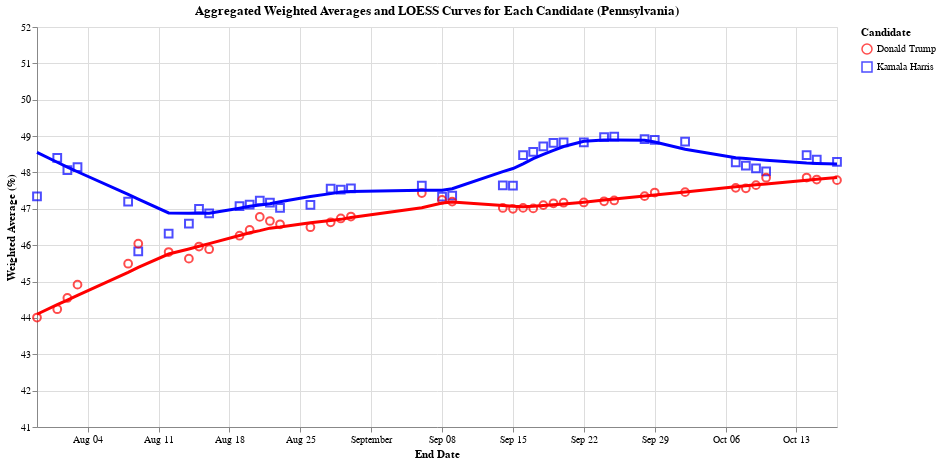

Notebook code cell kept with this figure:
### Code cell
import altair as alt

# Aggregating the average for groupby 'end_date' and 'candidate_name'
df_aggregated = df_weighted_averages.groupby(['end_date', 'candidate_name']).agg({
    'weighted_average_pct': 'mean'
}).reset_index().sort_values(by='end_date',ascending=False)
print('Pennsylvania')
print(df_aggregated.head(10))
# Define the custom color scale for the candidates
color_scale = alt.Scale(domain=['Kamala Harris', 'Donald Trump'], range=['blue', 'red'])

# Scatter plot with distinct shapes for each candidate
scatter = alt.Chart(df_aggregated).mark_point(size=60).encode(
    x=alt.X('end_date:T', title='End Date'),
    y=alt.Y('weighted_average_pct:Q', title='Weighted Average (%)', scale=alt.Scale(domain=[41, 52])),  # Restricted vertical axis
    color=alt.Color('candidate_name:N', scale=color_scale, title='Candidate'),  # Custom color scale for candidates
    shape=alt.Shape('candidate_name:N', title='Candidate'),  # Different shapes for each candidate
    tooltip=[alt.Tooltip('end_date:T', title='Date'), alt.Tooltip('candidate_name:N', title='Candidate'), alt.Tooltip('weighted_average_pct:Q', title='Weighted Average (%)')]
).properties(
    width=800,
    height=400
)

# LOESS smoothing for each candidate, applied to the aggregated data
loess = alt.Chart(df_aggregated).transform_loess(
    'end_date', 'weighted_average_pct', groupby=['candidate_name']
).mark_line(size=3).encode(
    x='end_date:T',
    y=alt.Y('weighted_average_pct:Q', title='Weighted Average (%)'),
    color=alt.Color('candidate_name:N', scale=color_scale, title='Candidate'),  # Custom color scale for candidates
    tooltip=[alt.Tooltip('candidate_name:N', title='Candidate'), alt.Tooltip('end_date:T', title='Date'), alt.Tooltip('weighted_average_pct:Q', title='Smoothed Average (%)')]
)

# Layer scatter plot and LOESS smoothing
final_chart = alt.layer(scatter, loess).properties(
    title="Aggregated Weighted Averages and LOESS Curves for Each Candidate (Pennsylvania)"
)

# Display the final chart
final_chart.display()

### Figure 1 — Vega-Lite specification as saved in the notebook (floating-point values rounded to 4 significant figures)
{"config": {"view": {"continuousWidth": 300, "continuousHeight": 300}}, "layer": [{"mark": {"type": "point", "size": 60}, "encoding": {"color": {"field": "candidate_name", "scale": {"domain": ["Kamala Harris", "Donald Trump"], "range": ["blue", "red"]}, "title": "Candidate", "type": "nominal"}, "shape": {"field": "candidate_name", "title": "Candidate", "type": "nominal"}, "tooltip": [{"field": "end_date", "title": "Date", "type": "temporal"}, {"field": "candidate_name", "title": "Candidate", "type": "nominal"}, {"field": "weighted_average_pct", "title": "Weighted Average (%)", "type": "quantitative"}], "x": {"field": "end_date", "title": "End Date", "type": "temporal"}, "y": {"field": "weighted_average_pct", "scale": {"domain": [41, 52]}, "title": "Weighted Average (%)", "type": "quantitative"}}}, {"mark": {"type": "line", "size": 3}, "encoding": {"color": {"field": "candidate_name", "scale": {"domain": ["Kamala Harris", "Donald Trump"], "range": ["blue", "red"]}, "title": "Candidate", "type": "nominal"}, "tooltip": [{"field": "candidate_name", "title": "Candidate", "type": "nominal"}, {"field": "end_date", "title": "Date", "type": "temporal"}, {"field": "weighted_average_pct", "title": "Smoothed Average (%)", "type": "quantitative"}], "x": {"field": "end_date", "type": "temporal"}, "y": {"field": "weighted_average_pct", "title": "Weighted Average (%)", "type": "quantitative"}}, "transform": [{"loess": "weighted_average_pct", "on": "end_date", "groupby": ["candidate_name"]}]}], "data": {"name": "data-fc5361faceef6e17940938ddd141a70a"}, "height": 400, "title": "Aggregated Weighted Averages and LOESS Curves for Each Candidate (Pennsylvania)", "width": 800, "$schema": "https://vega.github.io/schema/vega-lite/v5.20.1.json", "datasets": {"data-fc5361faceef6e17940938ddd141a70a": [{"end_date": "2024-10-17T00:00:00", "candidate_name": "Kamala Harris", "weighted_average_pct": 48.29}, {"end_date": "2024-10-17T00:00:00", "candidate_name": "Donald Trump", "weighted_average_pct": 47.79}, {"end_date": "2024-10-15T00:00:00", "candidate_name": "Kamala Harris", "weighted_average_pct": 48.35}, {"end_date": "2024-10-15T00:00:00", "candidate_name": "Donald Trump", "weighted_average_pct": 47.81}, {"end_date": "2024-10-14T00:00:00", "candidate_name": "Kamala Harris", "weighted_average_pct": 48.48}, {"end_date": "2024-10-14T00:00:00", "candidate_name": "Donald Trump", "weighted_average_pct": 47.86}, {"end_date": "2024-10-10T00:00:00", "candidate_name": "Kamala Harris", "weighted_average_pct": 48.03}, {"end_date": "2024-10-10T00:00:00", "candidate_name": "Donald Trump", "weighted_average_pct": 47.86}, {"end_date": "2024-10-09T00:00:00", "candidate_name": "Kamala Harris", "weighted_average_pct": 48.11}, {"end_date": "2024-10-09T00:00:00", "candidate_name": "Donald Trump", "weighted_average_pct": 47.65}, {"end_date": "2024-10-08T00:00:00", "candidate_name": "Kamala Harris", "weighted_average_pct": 48.19}, {"end_date": "2024-10-08T00:00:00", "candidate_name": "Donald Trump", "weighted_average_pct": 47.56}, {"end_date": "2024-10-07T00:00:00", "candidate_name": "Kamala Harris", "weighted_average_pct": 48.28}, {"end_date": "2024-10-07T00:00:00", "candidate_name": "Donald Trump", "weighted_average_pct": 47.58}, {"end_date": "2024-10-02T00:00:00", "candidate_name": "Kamala Harris", "weighted_average_pct": 48.85}, {"end_date": "2024-10-02T00:00:00", "candidate_name": "Donald Trump", "weighted_average_pct": 47.46}, {"end_date": "2024-09-29T00:00:00", "candidate_name": "Kamala Harris", "weighted_average_pct": 48.9}, {"end_date": "2024-09-29T00:00:00", "candidate_name": "Donald Trump", "weighted_average_pct": 47.45}, {"end_date": "2024-09-28T00:00:00", "candidate_name": "Kamala Harris", "weighted_average_pct": 48.92}, {"end_date": "2024-09-28T00:00:00", "candidate_name": "Donald Trump", "weighted_average_pct": 47.35}, {"end_date": "2024-09-25T00:00:00", "candidate_name": "Donald Trump", "weighted_average_pct": 47.23}, {"end_date": "2024-09-25T00:00:00", "candidate_name": "Kamala Harris", "weighted_average_pct": 48.98}, {"end_date": "2024-09-24T00:00:00", "candidate_name": "Kamala Harris", "weighted_average_pct": 48.97}, {"end_date": "2024-09-24T00:00:00", "candidate_name": "Donald Trump", "weighted_average_pct": 47.21}, {"end_date": "2024-09-22T00:00:00", "candidate_name": "Kamala Harris", "weighted_average_pct": 48.83}, {"end_date": "2024-09-22T00:00:00", "candidate_name": "Donald Trump", "weighted_average_pct": 47.17}, {"end_date": "2024-09-20T00:00:00", "candidate_name": "Kamala Harris", "weighted_average_pct": 48.83}, {"end_date": "2024-09-20T00:00:00", "candidate_name": "Donald Trump", "weighted_average_pct": 47.17}, {"end_date": "2024-09-19T00:00:00", "candidate_name": "Kamala Harris", "weighted_average_pct": 48.81}, {"end_date": "2024-09-19T00:00:00", "candidate_name": "Donald Trump", "weighted_average_pct": 47.15}, {"end_date": "2024-09-18T00:00:00", "candidate_name": "Donald Trump", "weighted_average_pct": 47.1}, {"end_date": "2024-09-18T00:00:00", "candidate_name": "Kamala Harris", "weighted_average_pct": 48.72}, {"end_date": "2024-09-17T00:00:00", "candidate_name": "Kamala Harris", "weighted_average_pct": 48.57}, {"end_date": "2024-09-17T00:00:00", "candidate_name": "Donald Trump", "weighted_average_pct": 47.01}, {"end_date": "2024-09-16T00:00:00", "candidate_name": "Kamala Harris", "weighted_average_pct": 48.48}, {"end_date": "2024-09-16T00:00:00", "candidate_name": "Donald Trump", "weighted_average_pct": 47.02}, {"end_date": "2024-09-15T00:00:00", "candidate_name": "Kamala Harris", "weighted_average_pct": 47.63}, {"end_date": "2024-09-15T00:00:00", "candidate_name": "Donald Trump", "weighted_average_pct": 47.0}, {"end_date": "2024-09-14T00:00:00", "candidate_name": "Kamala Harris", "weighted_average_pct": 47.65}, {"end_date": "2024-09-14T00:00:00", "candidate_name": "Donald Trump", "weighted_average_pct": 47.02}, {"end_date": "2024-09-09T00:00:00", "candidate_name": "Kamala Harris", "weighted_average_pct": 47.36}, {"end_date": "2024-09-09T00:00:00", "candidate_name": "Donald Trump", "weighted_average_pct": 47.2}, {"end_date": "2024-09-08T00:00:00", "candidate_name": "Kamala Harris", "weighted_average_pct": 47.33}, {"end_date": "2024-09-08T00:00:00", "candidate_name": "Donald Trump", "weighted_average_pct": 47.24}, {"end_date": "2024-09-06T00:00:00", "candidate_name": "Kamala Harris", "weighted_average_pct": 47.64}, {"end_date": "2024-09-06T00:00:00", "candidate_name": "Donald Trump", "weighted_average_pct": 47.43}, {"end_date": "2024-08-30T00:00:00", "candidate_name": "Kamala Harris", "weighted_average_pct": 47.56}, {"end_date": "2024-08-30T00:00:00", "candidate_name": "Donald Trump", "weighted_average_pct": 46.79}, {"end_date": "2024-08-29T00:00:00", "candidate_name": "Kamala Harris", "weighted_average_pct": 47.53}, {"end_date": "2024-08-29T00:00:00", "candidate_name": "Donald Trump", "weighted_average_pct": 46.74}, {"end_date": "2024-08-28T00:00:00", "candidate_name": "Kamala Harris", "weighted_average_pct": 47.56}, {"end_date": "2024-08-28T00:00:00", "candidate_name": "Donald Trump", "weighted_average_pct": 46.63}, {"end_date": "2024-08-26T00:00:00", "candidate_name": "Donald Trump", "weighted_average_pct": 46.49}, {"end_date": "2024-08-26T00:00:00", "candidate_name": "Kamala Harris", "weighted_average_pct": 47.11}, {"end_date": "2024-08-23T00:00:00", "candidate_name": "Kamala Harris", "weighted_average_pct": 47.02}, {"end_date": "2024-08-23T00:00:00", "candidate_name": "Donald Trump", "weighted_average_pct": 46.57}, {"end_date": "2024-08-22T00:00:00", "candidate_name": "Kamala Harris", "weighted_average_pct": 47.17}, {"end_date": "2024-08-22T00:00:00", "candidate_name": "Donald Trump", "weighted_average_pct": 46.67}, {"end_date": "2024-08-21T00:00:00", "candidate_name": "Kamala Harris", "weighted_average_pct": 47.23}, {"end_date": "2024-08-21T00:00:00", "candidate_name": "Donald Trump", "weighted_average_pct": 46.78}, {"end_date": "2024-08-20T00:00:00", "candidate_name": "Kamala Harris", "weighted_average_pct": 47.12}, {"end_date": "2024-08-20T00:00:00", "candidate_name": "Donald Trump", "weighted_average_pct": 46.42}, {"end_date": "2024-08-19T00:00:00", "candidate_name": "Kamala Harris", "weighted_average_pct": 47.07}, {"end_date": "2024-08-19T00:00:00", "candidate_name": "Donald Trump", "weighted_average_pct": 46.26}, {"end_date": "2024-08-16T00:00:00", "candidate_name": "Donald Trump", "weighted_average_pct": 45.89}, {"end_date": "2024-08-16T00:00:00", "candidate_name": "Kamala Harris", "weighted_average_pct": 46.88}, {"end_date": "2024-08-15T00:00:00", "candidate_name": "Kamala Harris", "weighted_average_pct": 47.0}, {"end_date": "2024-08-15T00:00:00", "candidate_name": "Donald Trump", "weighted_average_pct": 45.96}, {"end_date": "2024-08-14T00:00:00", "candidate_name": "Kamala Harris", "weighted_average_pct": 46.59}, {"end_date": "2024-08-14T00:00:00", "candidate_name": "Donald Trump", "weighted_average_pct": 45.63}, {"end_date": "2024-08-12T00:00:00", "candidate_name": "Kamala Harris", "weighted_average_pct": 46.32}, {"end_date": "2024-08-12T00:00:00", "candidate_name": "Donald Trump", "weighted_average_pct": 45.81}, {"end_date": "2024-08-09T00:00:00", "candidate_name": "Kamala Harris", "weighted_average_pct": 45.83}, {"end_date": "2024-08-09T00:00:00", "candidate_name": "Donald Trump", "weighted_average_pct": 46.04}, {"end_date": "2024-08-08T00:00:00", "candidate_name": "Donald Trump", "weighted_average_pct": 45.49}, {"end_date": "2024-08-08T00:00:00", "candidate_name": "Kamala Harris", "weighted_average_pct": 47.2}, {"end_date": "2024-08-03T00:00:00", "candidate_name": "Kamala Harris", "weighted_average_pct": 48.15}, {"end_date": "2024-08-03T00:00:00", "candidate_name": "Donald Trump", "weighted_average_pct": 44.91}, {"end_date": "2024-08-02T00:00:00", "candidate_name": "Kamala Harris", "weighted_average_pct": 48.07}, {"end_date": "2024-08-02T00:00:00", "candidate_name": "Donald Trump", "weighted_average_pct": 44.55}, {"end_date": "2024-08-01T00:00:00", "candidate_name": "Kamala Harris", "weighted_average_pct": 48.4}, {"end_date": "2024-08-01T00:00:00", "candidate_name": "Donald Trump", "weighted_average_pct": 44.24}, {"end_date": "2024-07-30T00:00:00", "candidate_name": "Donald Trump", "weighted_average_pct": 44.01}, {"end_date": "2024-07-30T00:00:00", "candidate_name": "Kamala Harris", "weighted_average_pct": 47.34}, {"end_date": "2024-07-29T00:00:00", "candidate_name": "Donald Trump", "weighted_average_pct": null}, {"end_date": "2024-07-29T00:00:00", "candidate_name": "Kamala Harris", "weighted_average_pct": null}, {"end_date": "2024-07-28T00:00:00", "candidate_name": "Kamala Harris", "weighted_average_pct": null}, {"end_date": "2024-07-28T00:00:00", "candidate_name": "Donald Trump", "weighted_average_pct": null}]}}
